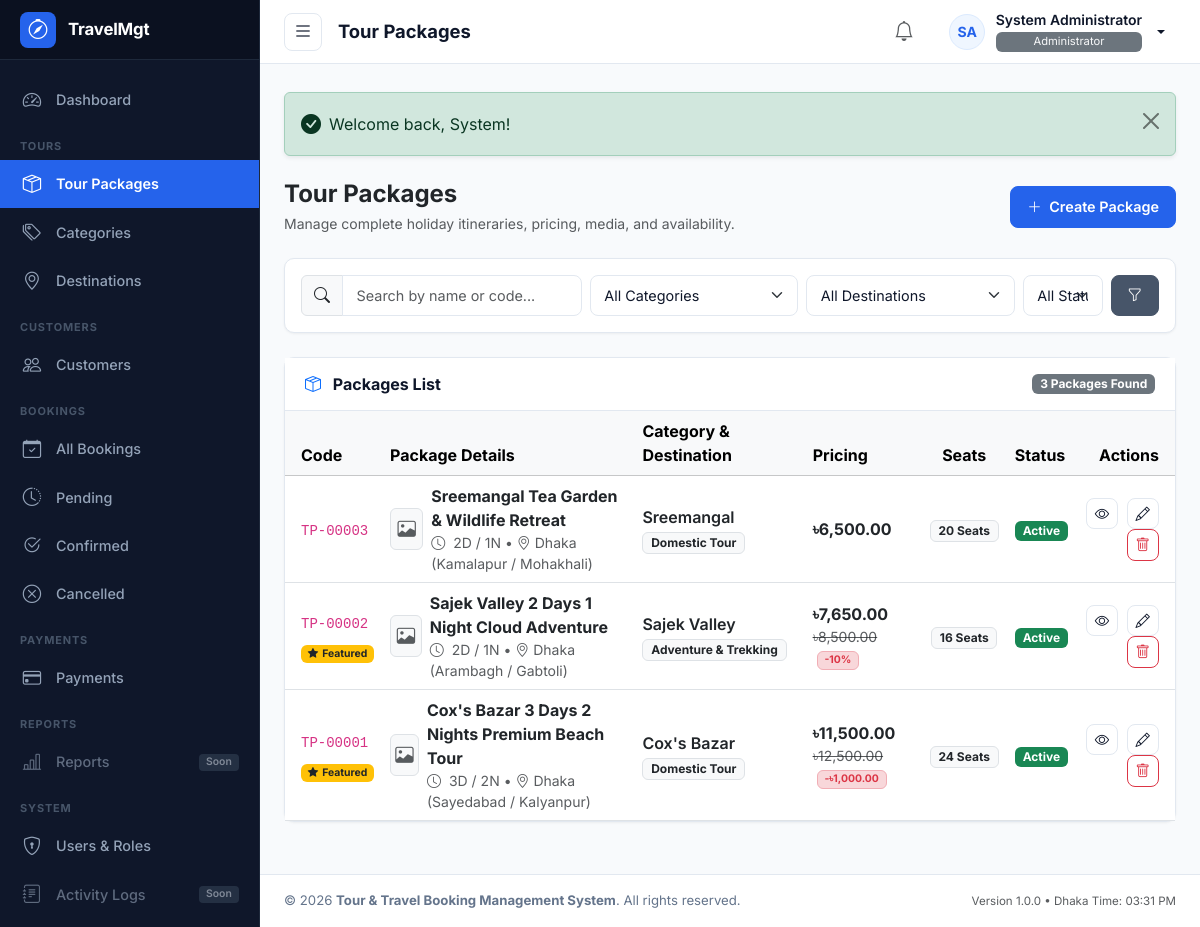
The page /modules/tours/index.php (signed in) on the database its author committed.
### tables this page shows
CREATE TABLE `users` (
  `id` INT UNSIGNED NOT NULL AUTO_INCREMENT,
  `role_id` INT UNSIGNED NOT NULL,
  `first_name` VARCHAR(50) NOT NULL,
  `last_name` VARCHAR(50) NOT NULL,
  `name` VARCHAR(100) NOT NULL,
  `email` VARCHAR(100) NOT NULL,
  `phone` VARCHAR(20) DEFAULT NULL,
  `password` VARCHAR(255) NOT NULL,
  `avatar` VARCHAR(255) DEFAULT NULL,
  `status` ENUM('active', 'inactive') NOT NULL DEFAULT 'active',
  `last_login` DATETIME DEFAULT NULL,
  `created_at` TIMESTAMP NOT NULL DEFAULT CURRENT_TIMESTAMP,
  `updated_at` TIMESTAMP NOT NULL DEFAULT CURRENT_TIMESTAMP ON UPDATE CURRENT_TIMESTAMP,
  `deleted_at` DATETIME DEFAULT NULL,
  PRIMARY KEY (`id`),
  UNIQUE KEY `uk_users_email` (`email`),
  KEY `idx_users_role_id` (`role_id`),
  KEY `idx_users_status` (`status`),
  KEY `idx_users_deleted_at` (`deleted_at`),
  CONSTRAINT `fk_users_role` FOREIGN KEY (`role_id`) REFERENCES `roles` (`id`) ON DELETE RESTRICT ON UPDATE CASCADE
);

CREATE TABLE `roles` (
  `id` INT UNSIGNED NOT NULL AUTO_INCREMENT,
  `name` VARCHAR(50) NOT NULL,
  `slug` VARCHAR(50) NOT NULL,
  `description` VARCHAR(255) DEFAULT NULL,
  `created_at` TIMESTAMP NOT NULL DEFAULT CURRENT_TIMESTAMP,
  `updated_at` TIMESTAMP NOT NULL DEFAULT CURRENT_TIMESTAMP ON UPDATE CURRENT_TIMESTAMP,
  PRIMARY KEY (`id`),
  UNIQUE KEY `uk_roles_slug` (`slug`)
);

CREATE TABLE `tour_packages` (
  `id` INT UNSIGNED NOT NULL AUTO_INCREMENT,
  `category_id` INT UNSIGNED NOT NULL,
  `destination_id` INT UNSIGNED NOT NULL,
  `package_code` VARCHAR(30) NOT NULL,
  `name` VARCHAR(200) NOT NULL,
  `slug` VARCHAR(220) NOT NULL,
  `short_description` VARCHAR(500) DEFAULT NULL,
  `description` TEXT DEFAULT NULL,
  `duration_days` INT UNSIGNED NOT NULL DEFAULT 1,
  `duration_nights` INT UNSIGNED NOT NULL DEFAULT 0,
  `price` DECIMAL(12,2) NOT NULL DEFAULT 0.00,
  `child_price` DECIMAL(12,2) DEFAULT NULL,
  `discount_type` ENUM('none', 'percentage', 'fixed') NOT NULL DEFAULT 'none',
  `discount_value` DECIMAL(12,2) NOT NULL DEFAULT 0.00,
  `available_seats` INT UNSIGNED NOT NULL DEFAULT 0,
  `departure_location` VARCHAR(150) DEFAULT NULL,
  `featured_image` VARCHAR(255) DEFAULT NULL,
  `hotel_information` TEXT DEFAULT NULL,
  `transportation` TEXT DEFAULT NULL,
  `meal_information` TEXT DEFAULT NULL,
  `included_services` TEXT DEFAULT NULL,
  `excluded_services` TEXT DEFAULT NULL,
  `terms_conditions` TEXT DEFAULT NULL,
  `status` ENUM('active', 'inactive', 'draft') NOT NULL DEFAULT 'active',
  `featured` TINYINT(1) NOT NULL DEFAULT 0,
  `created_at` TIMESTAMP NOT NULL DEFAULT CURRENT_TIMESTAMP,
  `updated_at` TIMESTAMP NOT NULL DEFAULT CURRENT_TIMESTAMP ON UPDATE CURRENT_TIMESTAMP,
  `deleted_at` DATETIME DEFAULT NULL,
  PRIMARY KEY (`id`),
  UNIQUE KEY `uk_tour_packages_code` (`package_code`),
  UNIQUE KEY `uk_tour_packages_slug` (`slug`),
  KEY `idx_tour_packages_category` (`category_id`),
  KEY `idx_tour_packages_destination` (`destination_id`),
  KEY `idx_tour_packages_status` (`status`),
  KEY `idx_tour_packages_featured` (`featured`),
  KEY `idx_tour_packages_deleted_at` (`deleted_at`),
  CONSTRAINT `fk_tour_packages_category` FOREIGN KEY (`category_id`) REFERENCES `tour_categories` (`id`) ON DELETE RESTRICT ON UPDATE CASCADE,
  CONSTRAINT `fk_tour_packages_destination` FOREIGN KEY (`destination_id`) REFERENCES `tour_destinations` (`id`) ON DELETE RESTRICT ON UPDATE CASCADE
);

CREATE TABLE `tour_destinations` (
  `id` INT UNSIGNED NOT NULL AUTO_INCREMENT,
  `name` VARCHAR(100) NOT NULL,
  `slug` VARCHAR(120) NOT NULL,
  `country` VARCHAR(100) DEFAULT 'Bangladesh',
  `description` TEXT DEFAULT NULL,
  `image` VARCHAR(255) DEFAULT NULL,
  `status` ENUM('active', 'inactive') NOT NULL DEFAULT 'active',
  `created_at` TIMESTAMP NOT NULL DEFAULT CURRENT_TIMESTAMP,
  `updated_at` TIMESTAMP NOT NULL DEFAULT CURRENT_TIMESTAMP ON UPDATE CURRENT_TIMESTAMP,
  `deleted_at` DATETIME DEFAULT NULL,
  PRIMARY KEY (`id`),
  UNIQUE KEY `uk_tour_destinations_slug` (`slug`),
  KEY `idx_tour_destinations_status` (`status`),
  KEY `idx_tour_destinations_deleted_at` (`deleted_at`)
);

CREATE TABLE `tour_categories` (
  `id` INT UNSIGNED NOT NULL AUTO_INCREMENT,
  `name` VARCHAR(100) NOT NULL,
  `slug` VARCHAR(120) NOT NULL,
  `description` TEXT DEFAULT NULL,
  `status` ENUM('active', 'inactive') NOT NULL DEFAULT 'active',
  `created_at` TIMESTAMP NOT NULL DEFAULT CURRENT_TIMESTAMP,
  `updated_at` TIMESTAMP NOT NULL DEFAULT CURRENT_TIMESTAMP ON UPDATE CURRENT_TIMESTAMP,
  `deleted_at` DATETIME DEFAULT NULL,
  PRIMARY KEY (`id`),
  UNIQUE KEY `uk_tour_categories_slug` (`slug`),
  KEY `idx_tour_categories_status` (`status`),
  KEY `idx_tour_categories_deleted_at` (`deleted_at`)
);

### modules/tours/index.php (the view, shortened to what the rows shown need)
<?php
$pageTitle = 'Tour Packages';
require_once __DIR__ . '/../../includes/admin_header.php';
$canEdit   = has_permission('tours.edit');
$canDelete = has_permission('tours.delete');
$page        = max(1, (int)($_GET['page'] ?? 1));
$perPage     = 10;
$offset      = ($page - 1) * $perPage;
$packages = [];
try {
    $pdo = get_db_connection();
    $where = ["p.deleted_at IS NULL"];
    $params = [];
    $whereSql = implode(' AND ', $where);
    $sql = "
        SELECT
            p.*,
            c.name AS category_name,
            d.name AS destination_name
        FROM tour_packages p
        LEFT JOIN tour_categories c ON p.category_id = c.id
        LEFT JOIN tour_destinations d ON p.destination_id = d.id
        WHERE {$whereSql}
        ORDER BY p.id DESC
        LIMIT " . (int)$perPage . " OFFSET " . (int)$offset;
    $stmt = $pdo->prepare($sql);
    $stmt->execute($params);
    $packages = $stmt->fetchAll();
} catch (PDOException $e) {
    error_log('Tour Packages List Error: ' . $e->getMessage());
}
?>
<main id="admin-main">
    <?php require_once __DIR__ . '/../../includes/admin_topbar.php'; ?>
    <div class="admin-content-body">
        <div class="d-flex flex-column flex-sm-row justify-content-between align-items-sm-center gap-3 mb-4">
            <div>
                <h2 class="fs-4 fw-bold text-dark mb-1">Tour Packages</h2>
            </div>
        </div>
        <div class="admin-card">
            <div class="admin-card-body p-0">
                <div class="table-responsive">
                    <table class="table table-hover align-middle mb-0">
                        <thead class="table-light">
                            <tr>
                                <th class="ps-3">Code</th>
                                <th>Package Details</th>
                                <th>Category & Destination</th>
                                <th>Pricing</th>
                                <th class="text-center">Seats</th>
                                <th>Status</th>
                                <th class="pe-3 text-end">Actions</th>
                            </tr>
                        </thead>
                        <tbody>
                            <?php if (!empty($packages)): ?>
                                <?php foreach ($packages as $pkg):
                                    $finalPrice = calculate_discounted_price($pkg['price'], $pkg['discount_type'], $pkg['discount_value']);
                                    $imgUrl = get_tour_image_url($pkg['featured_image'] ?? null);
                                ?>
                                    <tr>
                                        <td class="ps-3">
                                            <code><?= e($pkg['package_code']); ?></code>
                                            <?php if ($pkg['featured']): ?>
                                                <div class="mt-1"><span class="badge bg-warning text-dark" style="font-size: 0.65rem;"><i class="bi bi-star-fill me-1"></i>Featured</span></div>
                                            <?php endif; ?>
                                        </td>
                                        <td>
                                            <div class="d-flex align-items-center gap-2">
                                                <?php if ($imgUrl): ?>
                                                    <img src="<?= e($imgUrl); ?>" alt="<?= e($pkg['name']); ?>" class="rounded" style="width: 54px; height: 42px; object-fit: cover;">
                                                <?php else: ?>
                                                    <div class="rounded bg-light text-muted d-flex align-items-center justify-content-center border" style="width: 54px; height: 42px; font-size: 1.15rem;">
                                                        <i class="bi bi-image"></i>
                                                    </div>
                                                <?php endif; ?>
                                                <div>
                                                    <a href="<?= url('modules/tours/view.php?id=' . $pkg['id']); ?>" class="fw-bold text-dark text-decoration-none">
                                                        <?= e($pkg['name']); ?>
                                                    </a>
                                                    <div class="text-muted small">
                                                        <i class="bi bi-clock me-1"></i> <?= (int)$pkg['duration_days']; ?>D / <?= (int)$pkg['duration_nights']; ?>N
                                                        <?php if (!empty($pkg['departure_location'])): ?>
                                                            &bull; <i class="bi bi-geo-alt"></i> <?= e($pkg['departure_location']); ?>
                                                        <?php endif; ?>
                                                    </div>
                                                </div>
                                            </div>
                                        </td>
                                        <td>
                                            <div class="fw-semibold text-dark"><?= e($pkg['destination_name'] ?? '—'); ?></div>
                                            <span class="badge bg-light text-dark border"><?= e($pkg['category_name'] ?? 'Uncategorized'); ?></span>
                                        </td>
                                        <td>
                                            <div class="fw-bold text-dark"><?= format_currency($finalPrice); ?></div>
                                            <?php if ($pkg['discount_type'] !== 'none' && (float)$pkg['discount_value'] > 0): ?>
                                                <div class="small">
                                                    <span class="text-muted text-decoration-line-through"><?= format_currency($pkg['price']); ?></span>
                                                    <span class="badge bg-danger-subtle text-danger border border-danger-subtle ms-1" style="font-size: 0.65rem;">
                                                        <?= $pkg['discount_type'] === 'percentage' ? '-' . (float)$pkg['discount_value'] . '%' : '-' . format_currency($pkg['discount_value']); ?>
                                                    </span>
                                                </div>
                                            <?php endif; ?>
                                        </td>
                                        <td class="text-center">
                                            <span class="badge <?= (int)$pkg['available_seats'] > 0 ? 'bg-light text-dark border' : 'bg-danger-subtle text-danger border border-danger-subtle'; ?>">
                                                <?= (int)$pkg['available_seats']; ?> Seats
                                            </span>
                                        </td>
                                        <td>
                                            <span class="badge <?= $pkg['status'] === 'active' ? 'bg-success' : ($pkg['status'] === 'draft' ? 'bg-warning text-dark' : 'bg-secondary'); ?>">
                                                <?= ucfirst(e($pkg['status'])); ?>
                                            </span>
                                        </td>
                                        <td class="pe-3 text-end">
                                            <a href="<?= url('modules/tours/view.php?id=' . $pkg['id']); ?>" class="btn btn-outline-secondary btn-sm p-1 px-2" title="View Details">
                                                <i class="bi bi-eye"></i>
                                            </a>
                                            <?php if ($canEdit): ?>
                                                <a href="<?= url('modules/tours/edit.php?id=' . $pkg['id']); ?>" class="btn btn-outline-secondary btn-sm p-1 px-2 ms-1" title="Edit Package">
                                                    <i class="bi bi-pencil"></i>
                                                </a>
                                            <?php endif; ?>
                                            <?php if ($canDelete): ?>
                                                <button
                                                    type="button"
                                                    class="btn btn-outline-danger btn-sm p-1 px-2 ms-1 btn-delete-package"
                                                    data-id="<?= (int)$pkg['id']; ?>"
                                                    data-name="<?= e($pkg['name']); ?>"
                                                    data-code="<?= e($pkg['package_code']); ?>"
                                                    title="Delete Package"
                                                >
                                                    <i class="bi bi-trash"></i>
                                                </button>
                                            <?php endif; ?>
                                        </td>
                                    </tr>
                                <?php endforeach; ?>
                            <?php endif; ?>
                        </tbody>
                    </table>
                </div>
            </div>
        </div>
    </div>
<?php require_once __DIR__ . '/../../includes/admin_footer.php'; ?>

### includes/admin_topbar.php (shortened to what the rows shown need)
<?php
$user = current_user();
$userName = $user['name'] ?? 'User';
$userRole = $user['role_name'] ?? 'Staff';
$userAvatarUrl = get_avatar_url($user['avatar'] ?? null);
$userInitials = get_user_initials($userName);
?>
<header id="admin-topbar">
    <div class="topbar-left">
        <h1 class="page-title"><?= isset($pageTitle) ? e($pageTitle) : 'Dashboard'; ?></h1>
    </div>
    <div class="topbar-right">
        <div class="dropdown">
            <button class="user-profile-btn dropdown-toggle" type="button" id="userMenuDropdown" data-bs-toggle="dropdown" aria-expanded="false">
                <?php if ($userAvatarUrl): ?>
                    <img src="<?= e($userAvatarUrl); ?>" alt="<?= e($userName); ?>" class="avatar-circle">
                <?php else: ?>
                    <span class="avatar-circle"><?= e($userInitials); ?></span>
                <?php endif; ?>
                <div class="user-meta-info">
                    <span class="user-meta-name"><?= e($userName); ?></span>
                    <span class="user-meta-role badge bg-secondary text-light fw-normal py-1 px-2 mt-1" style="font-size: 0.7rem;"><?= e($userRole); ?></span>
                </div>
            </button>
        </div>
    </div>
</header>

### rows shown on the page
users: userInitials "SA", name "System Administrator", role.name "Administrator"
tour_packages: package_code "TP-00003", name "Sreemangal Tea Garden & Wildlife Retreat", duration_days "2", duration_nights "1", departure_location "Dhaka (Kamalapur / Mohakhali)", destination.name "Sreemangal", category.name "Domestic Tour", format_currency($finalPrice) "৳6,500.00", available_seats "20", status "Active"
tour_packages: package_code "TP-00002", featured 1 (drawn), name "Sajek Valley 2 Days 1 Night Cloud Adventure", duration_days "2", duration_nights "1", departure_location "Dhaka (Arambagh / Gabtoli)", destination.name "Sajek Valley", category.name "Adventure & Trekking", format_currency($finalPrice) "৳7,650.00", price "৳8,500.00", discount_value "10", available_seats "16", status "Active"
tour_packages: package_code "TP-00001", featured 1 (drawn), name "Cox's Bazar 3 Days 2 Nights Premium Beach Tour", duration_days "3", duration_nights "2", departure_location "Dhaka (Sayedabad / Kalyanpur)", destination.name "Cox's Bazar", category.name "Domestic Tour", format_currency($finalPrice) "৳11,500.00", price "৳12,500.00", discount_value "৳1,000.00", available_seats "24", status "Active"

### other values the page prints
APP_SHORT_NAME "TravelMgt"
$pageTitle "Tour Packages"
$totalRows "3"
APP_NAME "Tour & Travel Booking Management System"
APP_VERSION "1.0.0"
